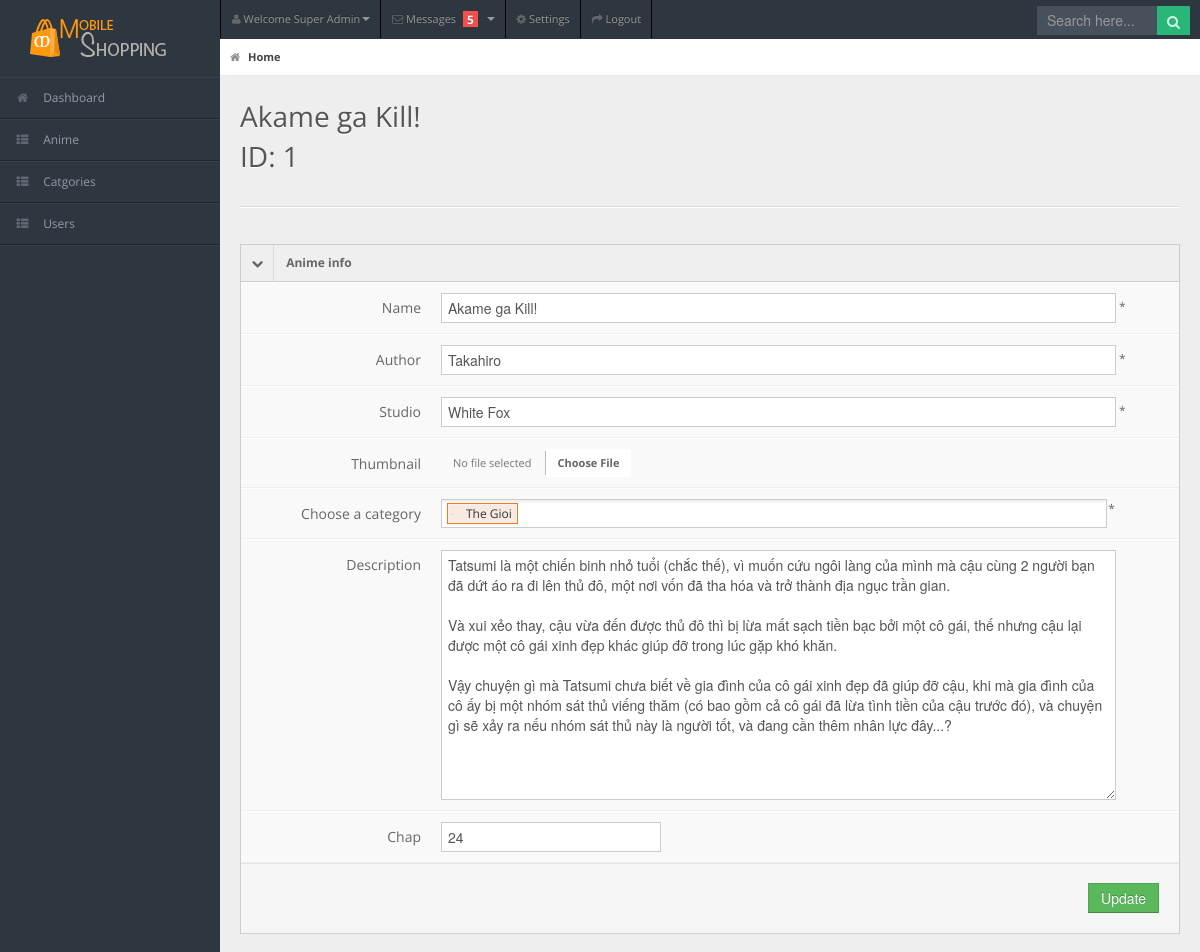
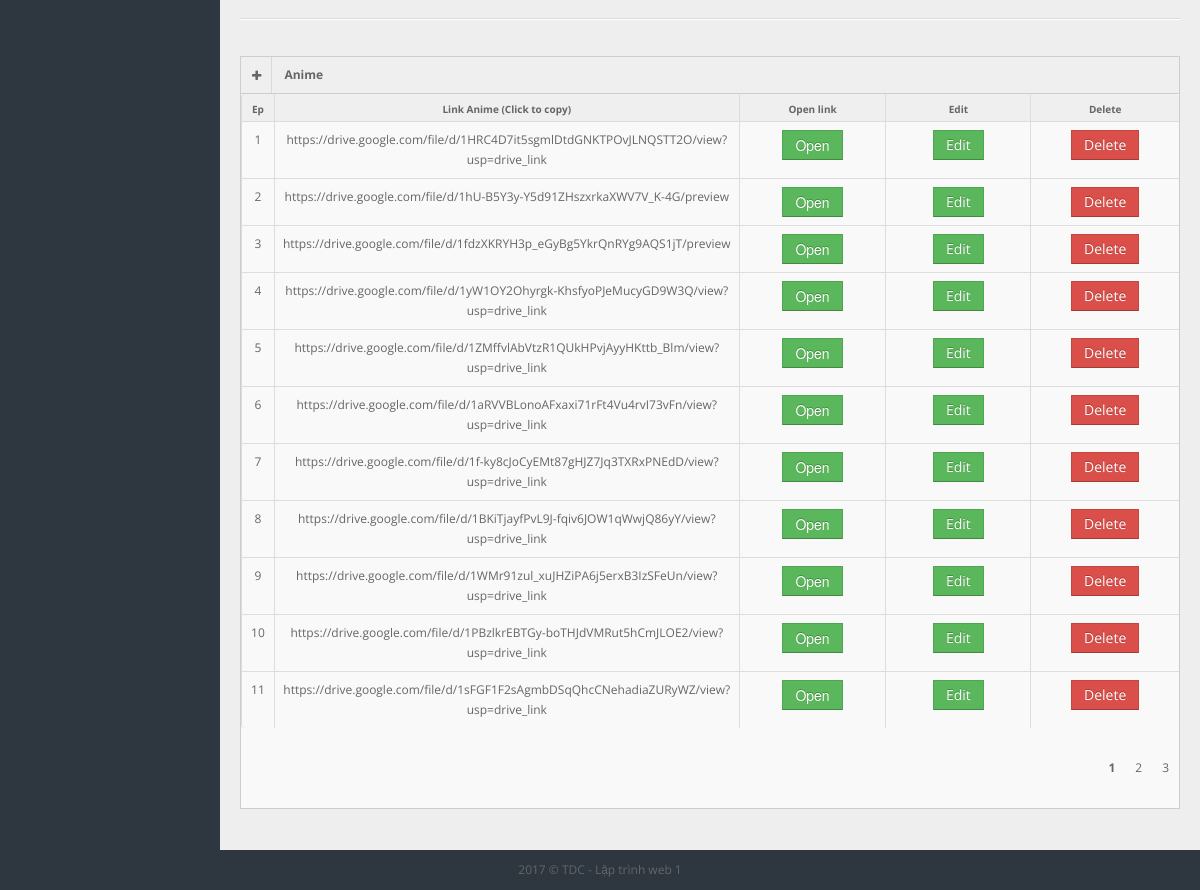
The app's page /admin/anime-ep.php?id-anime=1 with its own data (2 pictures, top to bottom).
### tables this page shows
CREATE TABLE `anime` (
  `id` int(11) NOT NULL,
  `name` text NOT NULL,
  `author` text NOT NULL,
  `studio` text NOT NULL,
  `descrip` text NOT NULL,
  `thumbnail` text NOT NULL,
  `so_tap` varchar(5) NOT NULL DEFAULT '?'
);

CREATE TABLE `episode` (
  `id_anime` int(11) NOT NULL,
  `tentap` int(11) NOT NULL,
  `id` char(100) NOT NULL
);

### admin/models/db.php (called while the page is built)
<?php
class Db
{
    public static $connection;
    public function __construct()
    {
        if (!self::$connection) {
            self::$connection = new mysqli(DB_HOST, DB_USER, DB_PASSWORD, DB_NAME, PORT);
            self::$connection->set_charset(DB_CHARSET);
        }
        return self::$connection;
    }
}

### admin/models/anime.php (called while the page is built, shortened)
<?php
class Anime extends Db
{
    public function getAnimeByID($idanime)
    {
        $sql = self::$connection->prepare("SELECT * FROM `anime` WHERE `id` = ?");
        $sql->bind_param("i",$idanime);
        $sql->execute();
        $item = $sql->get_result()->fetch_all(MYSQLI_ASSOC);
        return $item;
    }
    public function getAllEpOfAnime($id_anime)
    {
        $sql = self::$connection->prepare("SELECT `episode`.*, `anime`.`name` FROM `episode`,`anime` WHERE anime.id = episode.id_anime AND episode.id_anime = ? ORDER BY tentap ASC");
        $sql->bind_param("i",$id_anime);
        $sql->execute();
        $item = $sql->get_result()->fetch_all(MYSQLI_ASSOC);
        return $item;
    }
}

### admin/anime-ep.php (the view, shortened to what this page needs)
<?php
include "header.php";
include "sidebar.php";
?>
<div id="content">
    <div id="content-header">
        <div id="breadcrumb"> <a href="index.html" title="Go to Home" class="tip-bottom current"><i
                    class="icon-home"></i> Home</a></div>
        <h1>
            <?php
            $anime_info = $anime->getAnimeByID($_GET['id-anime'])[0];
            echo $anime_info['name'] . "<br>" . "ID: " . $anime_info['id'];
            ?>
        </h1>
    </div>
    <div class="container-fluid">
        <hr>
        <div class="row-fluid">
            <div class="span12">
                <div class="widget-box">
                    <div class="widget-title">
                        <span class="toggle-icon icon" style="cursor: pointer;">
                            <i class="icon-chevron-down"></i>
                        </span>
                        <h5>Anime info</h5>
                    </div>
                    <div class="widget-content nopadding vieweditanime">
                        <form action="" method="post" class="form-horizontal" enctype="multipart/form-data">
                            <div class="control-group">
                                <label class="control-label">Name</label>
                                <div class="controls">
                                    <input type="text" class="span11" name="txtAnime_name" value="<?php echo $anime_info['name']; ?>"/> *
                                </div>
                            </div>
                            <div class="control-group">
                                <label class="control-label">Author</label>
                                <div class="controls">
                                    <input type="text" class="span11" name="txtAuthor" value="<?php echo $anime_info['author']; ?>"/> *
                                </div>
                            </div>
                            <div class="control-group">
                                <label class="control-label">Studio</label>
                                <div class="controls">
                                    <input type="text" class="span11" name="txtStudio" value="<?php echo $anime_info['studio']; ?>"/> *
                                </div>
                            </div>
                            <div class="control-group">
                                <label class="control-label">Thumbnail</label>
                                <div class="controls">
                                </div>
                            </div>
                            <div class="control-group">
                                <label class="control-label">Choose a
                                    category</label>
                                <div class="controls">
                                     *
                                </div>
                            </div>
                            <div class="control-group">
                                <label class="control-label">Description</label>
                                <div class="controls">
                                    <textarea style="height: 250px;" class="span11" name="content"><?php echo $anime_info['descrip']; ?></textarea>
                                </div>
                            </div>
                            <div class="control-group">
                                <label class="control-label">Chap</label>
                                <div class="controls">
                                    <input type="number" name="inputsotap" id="" value="<?php echo $anime_info['so_tap']; ?>">
                                </div>
                            </div>
                            <div class="form-actions" style="text-align: right;">
                                <button type="submit" class="btn btn-success">Update</button>
                            </div>
                        </form>
                    </div>
                </div>
            </div>
        </div>
    </div>
    <div class="container-fluid">
        <hr>
        <div class="row-fluid">
            <div class="span12">
                <div class="widget-box">
                    <div class="widget-title"> <span class="icon"><a href="form.html"> <i class="icon-plus"></i>
                            </a></span>
                        <h5>Anime</h5>
                    </div>
                    <div class="widget-content nopadding">
                        <table class="table table-bordered
                                    table-striped">
                            <thead>
                                <tr>
                                    <th>Ep</th>
                                    <th>Link Anime (Click to copy)</th>
                                    <th>Open link</th>
                                    <th>Edit</th>
                                    <th>Delete</th>
                                </tr>
                            </thead>
                            <tbody>
                                <?php
                                if (isset($_GET['id-anime'])):
                                    foreach ($anime->getAllEpOfAnime($_GET['id-anime']) as $value):
                                        ?>
                                        <tr class="">
                                            <td style="text-align: center;"><?php echo $value['tentap'] ?></td>
                                            <td onclick="copyLink('<?php echo $value['id']; ?>',this)"
                                                style="text-align: center;"><?php echo $value['id'] ?></td>
                                            <td style="text-align: center; width: 150px;"><a href="<?php echo $value['id']; ?>"
                                                    target="_blank"><button class="btn btn-success">Open</button></a>
                                            </td>
                                            <td style="text-align: center; width: 150px;">
                                                <a href="#45" class="btn btn-success">Edit</a>
                                            </td>
                                            <td style="text-align: center; width: 150px;">
                                                <a href="#45" class="btn btn-danger">Delete</a>
                                            </td>
                                        </tr>
                                    <?php endforeach; endif; ?>
                            </tbody>
                        </table>
                        <div class="row" style="margin-left: 18px;">
                            <ul class="pagination">
                                <li class="active"><a href="">1</a>
                                </li>
                                <li><a href="">2</a></li>
                                <li><a href="">3</a></li>
                            </ul>
                        </div>
                    </div>
                </div>
            </div>
        </div>
    </div>
</div>
<?php include "footer.php" ?>

### admin/css/select2.css (style rules this page uses)
ul.pagination li { float: left; }

### admin/css/matrix-style.css (style rules this page uses)
* { outline:none !important; -moz-outline: none !important; }
html, body { height:100% }
body { overflow-x: hidden; margin-top: -10px; font-family: 'Open Sans', sans-serif; font-size:12px; color:#666; }
a { color:#666; }
select, textarea, input[type="text"], input[type="password"], input[type="datetime"], input[type="datetime-local"], input[type="date"], input[type="month"], input[type="time"], input[type="week"], input[type="number"], input[type="email"], input[type="url"], input[type="search"], input[type="tel"], input[type="color"], .uneditable-input, .label, .dropdown-menu, .btn, .well, .progress, .table-bordered, .btn-group > .btn:first-child, .btn-group > .btn:last-child, .btn-group > .btn:last-child, .btn-group > .dropdown-toggle, .alert { border-radius:0px; }
.btn, textarea, input[type="text"], input[type="password"], input[type="datetime"], input[type="datetime-local"], input[type="date"], input[type="month"], input[type="time"], input[type="week"], input[type="number"], input[type="email"], input[type="url"], input[type="search"], input[type="tel"], input[type="color"], .uneditable-input { box-shadow:none; }
.progress, .progress-success .bar, .progress .bar-success, .progress-warning .bar, .progress .bar-warning, .progress-danger .bar, .progress .bar-danger, .progress-info .bar, .progress .bar-info, .btn, .btn-primary { background-image:none; }
.form-horizontal .form-actions { padding-left:20px; }
hr { border-top-color:#dadada; }
#content { background: none repeat scroll 0 0 #eeeeee; margin-left: 220px; margin-right: 0; padding-bottom: 25px; position: relative; min-height:100%; width: auto; }
#content-header { position: abslute; width: 100%; margin-top: -38px; z-index: 20; }
#content-header h1 { color: #555555; font-size: 28px; font-weight: normal; float: none; text-shadow: 0 1px 0 #ffffff; margin-left: 20px; position: relative; }
#content-header h1, #content-header .btn-group { margin-top: 20px; }
#breadcrumb { background-color: #fff; border-bottom: 1px solid #e3ebed; }
#breadcrumb a { padding: 8px 20px 8px 10px; display: inline-block; background-image: url('../img/breadcrumb.png'); background-position: center right; background-repeat: no-repeat; font-size: 11px; color: #666666; }
#breadcrumb a:last-child { background-image:none; }
#breadcrumb a.current { font-weight: bold; color: #444444; }
#breadcrumb a i { margin-right: 5px; opacity: .6; }
.stat-boxes .peity_bar_good, .stat-boxes .peity_line_good, { color: #459D1C; }
.widget-box { background: none repeat scroll 0 0 #F9F9F9; border-left: 1px solid #CDCDCD; border-top: 1px solid #CDCDCD; border-right: 1px solid #CDCDCD; clear: both; margin-top: 16px; margin-bottom: 16px; position: relative; }
.widget-title, .modal-header, .table th, div.dataTables_wrapper .ui-widget-header { background:#efefef; border-bottom: 1px solid #CDCDCD; height: 36px; }
.widget-title span.icon { padding: 9px 10px 7px 11px; float: left; border-right:1px solid #dadada; }
.widget-title h5 { color: #666; float: left; font-size: 12px; font-weight: bold; padding: 12px; line-height: 12px; margin: 0; }
.widget-content { padding:15px; border-bottom: 1px solid #cdcdcd; }
.table th { height: auto; font-size: 10px; padding: 5px 10px 2px; border-bottom: 0; text-align: center; color: #666666; }
.nopadding { padding: 0 !important; }
.nopadding .table { margin-bottom: 0; }
.nopadding .table-bordered { border: 0; }
form { margin-bottom: 0; }
.form-horizontal .control-group { border-top: 1px solid #ffffff; border-bottom: 1px solid #eeeeee; margin-bottom: 0; }
.form-horizontal .control-label { padding-top: 15px; width: 180px; }
.form-horizontal .controls { margin-left: 200px; padding: 10px 0; }
.form-horizontal .form-actions { margin-top: 0; margin-bottom: 0; }

### admin/css/matrix-media.css (style rules this page uses)
body { background:#2E363F; }

### admin/header.php (style rules this page uses)
ul.pagination { list-style: none; float: right; }
ul.pagination li.active { font-weight: bold }
ul.pagination li { display: flex; padding: 10px }

### records on screen
anime: name "Akame ga Kill!", id "1", txtAnime_name "Akame ga Kill!", txtAuthor "Takahiro", txtStudio "White Fox", content "Tatsumi là một chiến binh nhỏ tuổi (chắc thế), vì muốn cứu ngôi làng của mình mà cậu cùng 2 người bạn đã dứt áo ra đi lên thủ đô, một nơi vốn đã tha hóa và trở thành địa ngục trần gian. Và xui xẻo thay, cậu vừa đến được thủ đô thì bị lừa mất sạch tiền bạc bởi một cô gái, thế nhưng cậu lại được một cô gái xinh đẹp khác giúp đỡ trong lúc gặp khó khăn. Vậy chuyện gì mà Tatsumi chưa biết về gia đình của cô gái xinh đẹp đã giúp đỡ cậu, khi mà gia đình của cô ấy bị một nhóm sát thủ viếng thăm (có bao gồm cả cô gái đã lừa tình tiền của cậu trước đó), và chuyện gì sẽ xảy ra nếu nhóm sát thủ này là người tốt, và đang cần thêm nhân lực đây...?", inputsotap "24"
episode: tentap "1", id "https://drive.google.com/file/d/1HRC4D7it5sgmlDtdGNKTPOvJLNQSTT2O/view?usp=drive_link"
episode: tentap "2", id "https://drive.google.com/file/d/1hU-B5Y3y-Y5d91ZHszxrkaXWV7V_K-4G/preview"
episode: tentap "3", id "https://drive.google.com/file/d/1fdzXKRYH3p_eGyBg5YkrQnRYg9AQS1jT/preview"
episode: tentap "4", id "https://drive.google.com/file/d/1yW1OY2Ohyrgk-KhsfyoPJeMucyGD9W3Q/view?usp=drive_link"
episode: tentap "5", id "https://drive.google.com/file/d/1ZMffvlAbVtzR1QUkHPvjAyyHKttb_Blm/view?usp=drive_link"
episode: tentap "6", id "https://drive.google.com/file/d/1aRVVBLonoAFxaxi71rFt4Vu4rvI73vFn/view?usp=drive_link"
episode: tentap "7", id "https://drive.google.com/file/d/1f-ky8cJoCyEMt87gHJZ7Jq3TXRxPNEdD/view?usp=drive_link"
episode: tentap "8", id "https://drive.google.com/file/d/1BKiTjayfPvL9J-fqiv6JOW1qWwjQ86yY/view?usp=drive_link"
episode: tentap "9", id "https://drive.google.com/file/d/1WMr91zul_xuJHZiPA6j5erxB3IzSFeUn/view?usp=drive_link"
episode: tentap "10", id "https://drive.google.com/file/d/1PBzlkrEBTGy-boTHJdVMRut5hCmJLOE2/view?usp=drive_link"
episode: tentap "11", id "https://drive.google.com/file/d/1sFGF1F2sAgmbDSqQhcCNehadiaZURyWZ/view?usp=drive_link"
